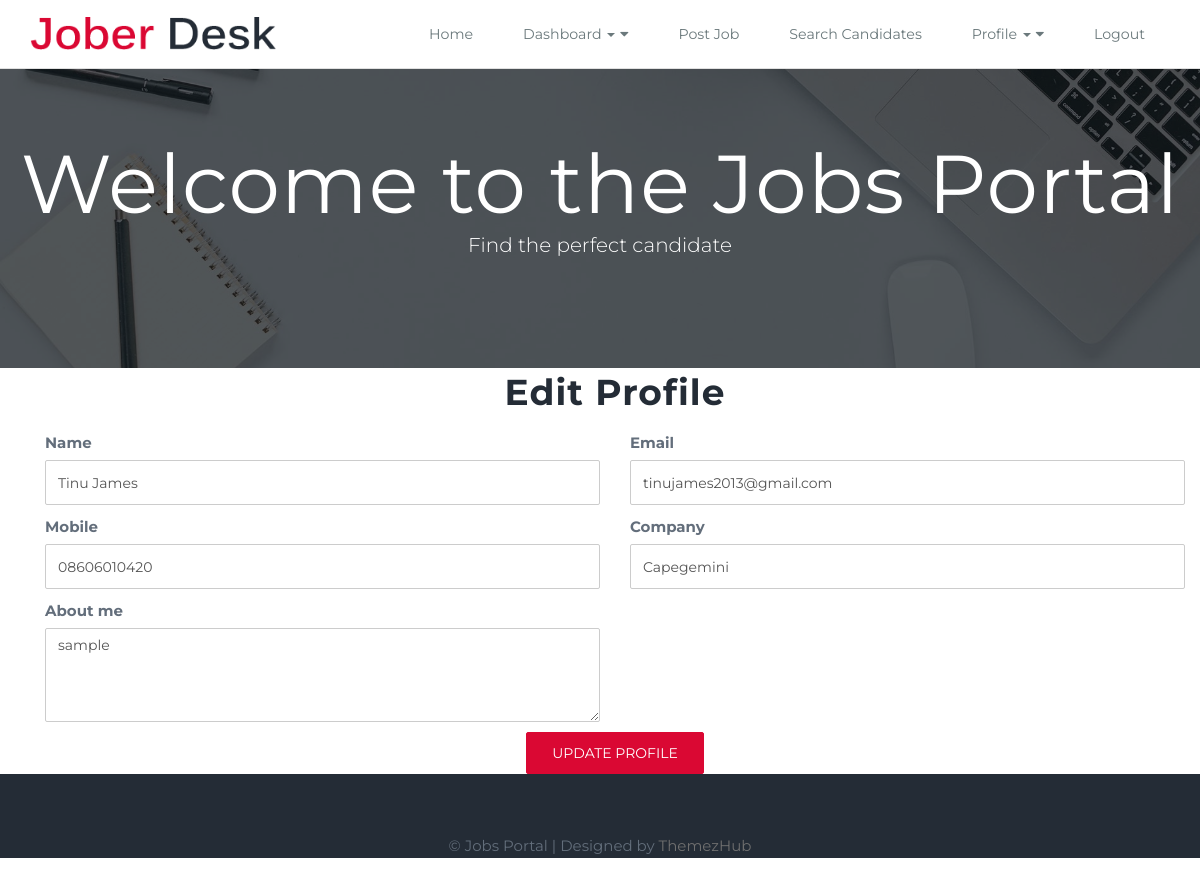
Screenshot of /jobs/create-profile/ (signed in) with the database file from the repository.
### adminpanel/models.py (models this page shows, shortened)
class Profile(models.Model):
    user = models.OneToOneField(CustomUser, on_delete=models.CASCADE, related_name="profile")
    name = models.CharField(max_length=100)
    email = models.EmailField(max_length=100)
    mobile = models.CharField(max_length=15)
    company = models.CharField(max_length=100, blank=True)
    date_of_birth = models.DateField(null=True, blank=True)
    about_me = models.TextField(blank=True)
    experience = models.TextField(blank=True)
    skills = models.CharField(max_length=255, blank=True, help_text="Comma-separated skills, e.g., Python, Django, REST API")
    profile_picture = models.ImageField(upload_to='profile_pictures/', null=True, blank=True)  # New field

### jobs/views.py (the view)
# urls.py: path('create-profile/', views.create_profile, name='create_profile'),
@login_required
def create_profile(request):
    try:
        profile = Profile.objects.get(user=request.user)
    except Profile.DoesNotExist:
        profile = None
    if request.method == 'POST':
        if profile:
            form = ProfileForm(request.POST, request.FILES, instance=profile)
        else:
            form = ProfileForm(request.POST, request.FILES)
        if form.is_valid():
            new_profile = form.save(commit=False)
            new_profile.user = request.user  # Link the profile to the logged-in user
            new_profile.save()
            return redirect('jobs:view_profile')  # Redirect to the view profile page
    else:
        if profile:
            form = ProfileForm(instance=profile)
        else:
            form = ProfileForm()
    return render(request, 'jobs/create_profile.html', {'form': form, 'profile': profile})

### jobs/forms.py
class ProfileForm(forms.ModelForm):
    class Meta:
        model = Profile
        fields = [
            'name',
            'email',
            'mobile',
            'company',
            'date_of_birth',
            'about_me',
            'experience',
            'skills',
            'profile_picture'
        ]

### jobs/templates/jobs/create_profile.html (shortened to what this page needs)
{% extends 'jobs/jobs_base.html' %}
{% load static %}
{% block content %}
<div class="container py-5">
    <h2 class="text-center">Edit Profile</h2>
    <form method="POST" enctype="multipart/form-data" class="mt-4">
        <div class="row">
            {% for field in form %}
                <div class="col-md-6 mb-3">
                    <label for="{{ field.id_for_label }}" class="form-label">{{ field.label }}</label>
                    {{ field }}
                </div>
            {% endfor %}
        </div>
        <div class="text-center">
            <button type="submit" class="btn btn-primary">Update Profile</button>
        </div>
    </form>
</div>
{% endblock %}

### static/css/common.css (style rules this page uses)
html,body { width:100%; height: auto; margin:0; padding:0; overflow-x: hidden; }
body { font-family: 'Open Sans', sans-serif; position: relative; font-size:14px; line-height:24px; color:#6f6f6f; }
h1, h2, h3, h4, h5, h6 { color:#3f3f3f; margin:0 0 15px 0; letter-spacing: 1px; font-weight: bold; }
h2 { font-size:36px; line-height:48px; }

### static/css/main.css (style rules this page uses)
body { background:#ffffff; font-family: 'Montserrat', sans-serif; font-size:15px; color:#636e7b; }
h1, h2, h3, h4, h5, h6 { color:#242c36; margin: 0 0 15px 0; letter-spacing: 1px; font-weight: bold; }
.form-control { border: 1px solid #ccc; border-radius: 2px; height: 45px; margin-bottom: 10px; box-shadow: none; font-size: 14px; }
.btn-primary, .btn-primary:hover, .btn-primary:focus, .btn-primary.focus, .btn-primary:active, .btn-primary.active, .open>.dropdown-toggle.btn-primary { color: #fff; background-color: #da0833; border-color: #da0833; text-transform: uppercase; border-radius: 2px; box-shadow: none; padding: 10px 25px; }

### rows the page displays
Profile: form "Tinu James" "tinujames2013@gmail.com" "08606010420" "Capegemini" "sample"

### other values shown
{{ field.label }} "Name" "Email" "Mobile" "Company" "About me"
